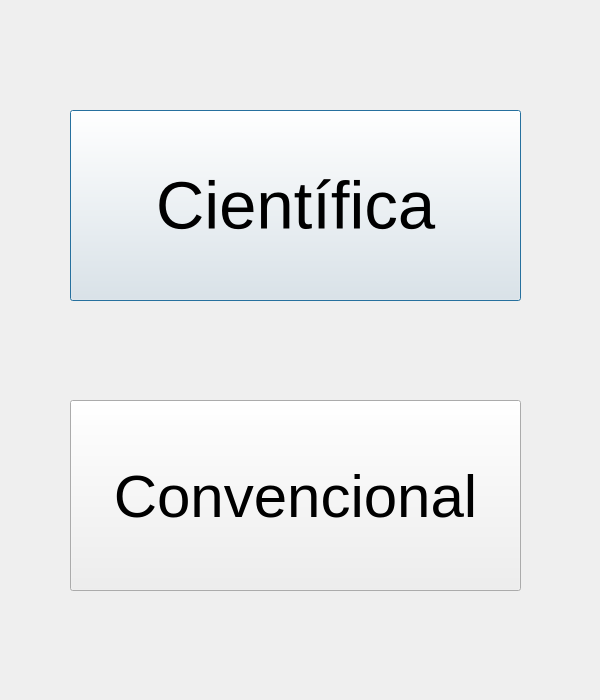
<?xml version="1.0" encoding="UTF-8"?>
<ui version="4.0">
 <class>Dialog</class>
 <widget class="QDialog" name="Dialog">
  <property name="geometry">
   <rect>
    <x>0</x>
    <y>0</y>
    <width>600</width>
    <height>700</height>
   </rect>
  </property>
  <property name="windowTitle">
   <string>Dialog</string>
  </property>
  <widget class="QPushButton" name="Cientifica">
   <property name="geometry">
    <rect>
     <x>70</x>
     <y>110</y>
     <width>451</width>
     <height>191</height>
    </rect>
   </property>
   <property name="font">
    <font>
     <pointsize>50</pointsize>
    </font>
   </property>
   <property name="text">
    <string>Científica</string>
   </property>
  </widget>
  <widget class="QPushButton" name="Convencional">
   <property name="geometry">
    <rect>
     <x>70</x>
     <y>400</y>
     <width>451</width>
     <height>191</height>
    </rect>
   </property>
   <property name="font">
    <font>
     <pointsize>45</pointsize>
    </font>
   </property>
   <property name="text">
    <string>Convencional</string>
   </property>
  </widget>
 </widget>
 <resources/>
 <connections/>
</ui>
